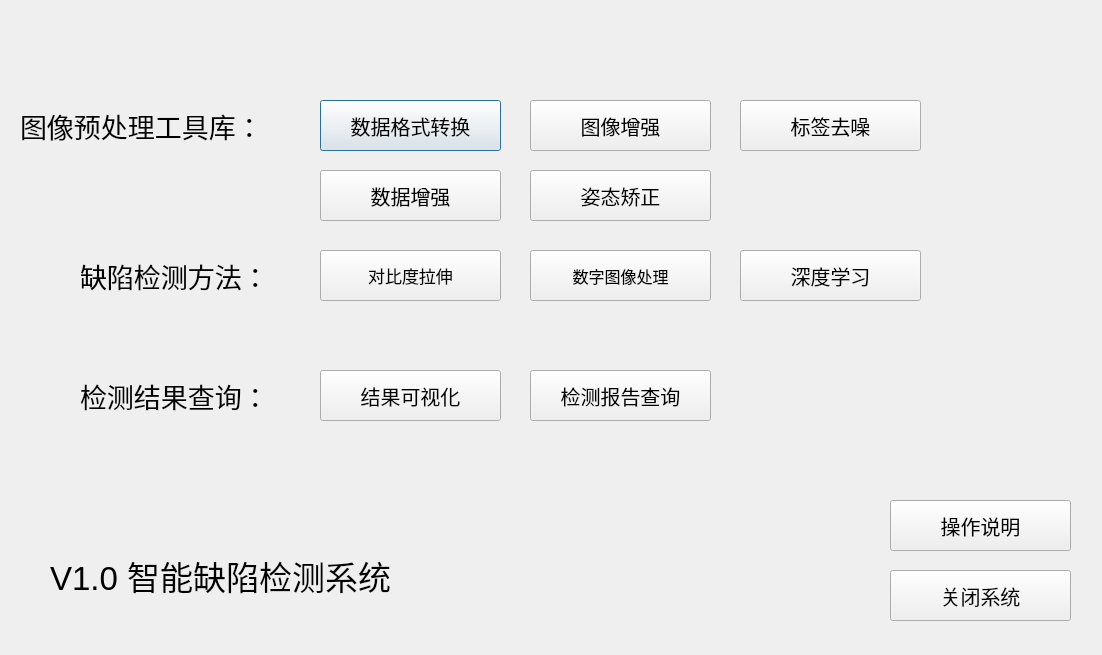
<?xml version="1.0" encoding="UTF-8"?>
<ui version="4.0">
 <class>main_interface</class>
 <widget class="QDialog" name="main_interface">
  <property name="geometry">
   <rect>
    <x>0</x>
    <y>0</y>
    <width>1102</width>
    <height>655</height>
   </rect>
  </property>
  <property name="windowTitle">
   <string>Welcome</string>
  </property>
  <widget class="QPushButton" name="pushButton_3">
   <property name="geometry">
    <rect>
     <x>320</x>
     <y>100</y>
     <width>181</width>
     <height>51</height>
    </rect>
   </property>
   <property name="font">
    <font>
     <pointsize>15</pointsize>
    </font>
   </property>
   <property name="text">
    <string>数据格式转换</string>
   </property>
  </widget>
  <widget class="QPushButton" name="pushButton_4">
   <property name="geometry">
    <rect>
     <x>530</x>
     <y>250</y>
     <width>181</width>
     <height>51</height>
    </rect>
   </property>
   <property name="font">
    <font>
     <pointsize>12</pointsize>
    </font>
   </property>
   <property name="text">
    <string>数字图像处理</string>
   </property>
  </widget>
  <widget class="QPushButton" name="pushButton_6">
   <property name="geometry">
    <rect>
     <x>740</x>
     <y>250</y>
     <width>181</width>
     <height>51</height>
    </rect>
   </property>
   <property name="font">
    <font>
     <pointsize>15</pointsize>
    </font>
   </property>
   <property name="text">
    <string>深度学习</string>
   </property>
  </widget>
  <widget class="QPushButton" name="pushButton_7">
   <property name="geometry">
    <rect>
     <x>530</x>
     <y>370</y>
     <width>181</width>
     <height>51</height>
    </rect>
   </property>
   <property name="font">
    <font>
     <pointsize>15</pointsize>
    </font>
   </property>
   <property name="text">
    <string>检测报告查询</string>
   </property>
  </widget>
  <widget class="QPushButton" name="pushButton_8">
   <property name="geometry">
    <rect>
     <x>740</x>
     <y>100</y>
     <width>181</width>
     <height>51</height>
    </rect>
   </property>
   <property name="font">
    <font>
     <pointsize>15</pointsize>
    </font>
   </property>
   <property name="text">
    <string>标签去噪</string>
   </property>
  </widget>
  <widget class="QPushButton" name="pushButton_10">
   <property name="geometry">
    <rect>
     <x>530</x>
     <y>100</y>
     <width>181</width>
     <height>51</height>
    </rect>
   </property>
   <property name="font">
    <font>
     <pointsize>15</pointsize>
    </font>
   </property>
   <property name="text">
    <string>图像增强</string>
   </property>
  </widget>
  <widget class="QPushButton" name="pushButton_11">
   <property name="geometry">
    <rect>
     <x>320</x>
     <y>370</y>
     <width>181</width>
     <height>51</height>
    </rect>
   </property>
   <property name="font">
    <font>
     <pointsize>15</pointsize>
    </font>
   </property>
   <property name="text">
    <string>结果可视化</string>
   </property>
  </widget>
  <widget class="QLabel" name="label">
   <property name="geometry">
    <rect>
     <x>20</x>
     <y>100</y>
     <width>281</width>
     <height>51</height>
    </rect>
   </property>
   <property name="font">
    <font>
     <pointsize>20</pointsize>
    </font>
   </property>
   <property name="text">
    <string>图像预处理工具库：</string>
   </property>
  </widget>
  <widget class="QLabel" name="label_2">
   <property name="geometry">
    <rect>
     <x>80</x>
     <y>250</y>
     <width>231</width>
     <height>51</height>
    </rect>
   </property>
   <property name="font">
    <font>
     <pointsize>20</pointsize>
    </font>
   </property>
   <property name="text">
    <string>缺陷检测方法：</string>
   </property>
  </widget>
  <widget class="QPushButton" name="pushButton_9">
   <property name="geometry">
    <rect>
     <x>320</x>
     <y>250</y>
     <width>181</width>
     <height>51</height>
    </rect>
   </property>
   <property name="font">
    <font>
     <pointsize>13</pointsize>
    </font>
   </property>
   <property name="text">
    <string>对比度拉伸</string>
   </property>
  </widget>
  <widget class="QPushButton" name="pushButton">
   <property name="geometry">
    <rect>
     <x>890</x>
     <y>570</y>
     <width>181</width>
     <height>51</height>
    </rect>
   </property>
   <property name="font">
    <font>
     <pointsize>15</pointsize>
    </font>
   </property>
   <property name="text">
    <string>关闭系统</string>
   </property>
  </widget>
  <widget class="QLabel" name="label_3">
   <property name="geometry">
    <rect>
     <x>80</x>
     <y>370</y>
     <width>221</width>
     <height>51</height>
    </rect>
   </property>
   <property name="font">
    <font>
     <pointsize>20</pointsize>
    </font>
   </property>
   <property name="text">
    <string>检测结果查询：</string>
   </property>
  </widget>
  <widget class="QPushButton" name="pushButton_15">
   <property name="geometry">
    <rect>
     <x>890</x>
     <y>500</y>
     <width>181</width>
     <height>51</height>
    </rect>
   </property>
   <property name="font">
    <font>
     <pointsize>15</pointsize>
    </font>
   </property>
   <property name="text">
    <string>操作说明</string>
   </property>
  </widget>
  <widget class="QLabel" name="label_5">
   <property name="geometry">
    <rect>
     <x>50</x>
     <y>530</y>
     <width>491</width>
     <height>91</height>
    </rect>
   </property>
   <property name="font">
    <font>
     <pointsize>25</pointsize>
    </font>
   </property>
   <property name="text">
    <string>V1.0 智能缺陷检测系统</string>
   </property>
  </widget>
  <widget class="QPushButton" name="pushButton_16">
   <property name="geometry">
    <rect>
     <x>320</x>
     <y>170</y>
     <width>181</width>
     <height>51</height>
    </rect>
   </property>
   <property name="font">
    <font>
     <pointsize>15</pointsize>
    </font>
   </property>
   <property name="text">
    <string>数据增强</string>
   </property>
  </widget>
  <widget class="QPushButton" name="pushButton_17">
   <property name="geometry">
    <rect>
     <x>530</x>
     <y>170</y>
     <width>181</width>
     <height>51</height>
    </rect>
   </property>
   <property name="font">
    <font>
     <pointsize>15</pointsize>
    </font>
   </property>
   <property name="text">
    <string>姿态矫正</string>
   </property>
  </widget>
 </widget>
 <resources/>
 <connections/>
</ui>
